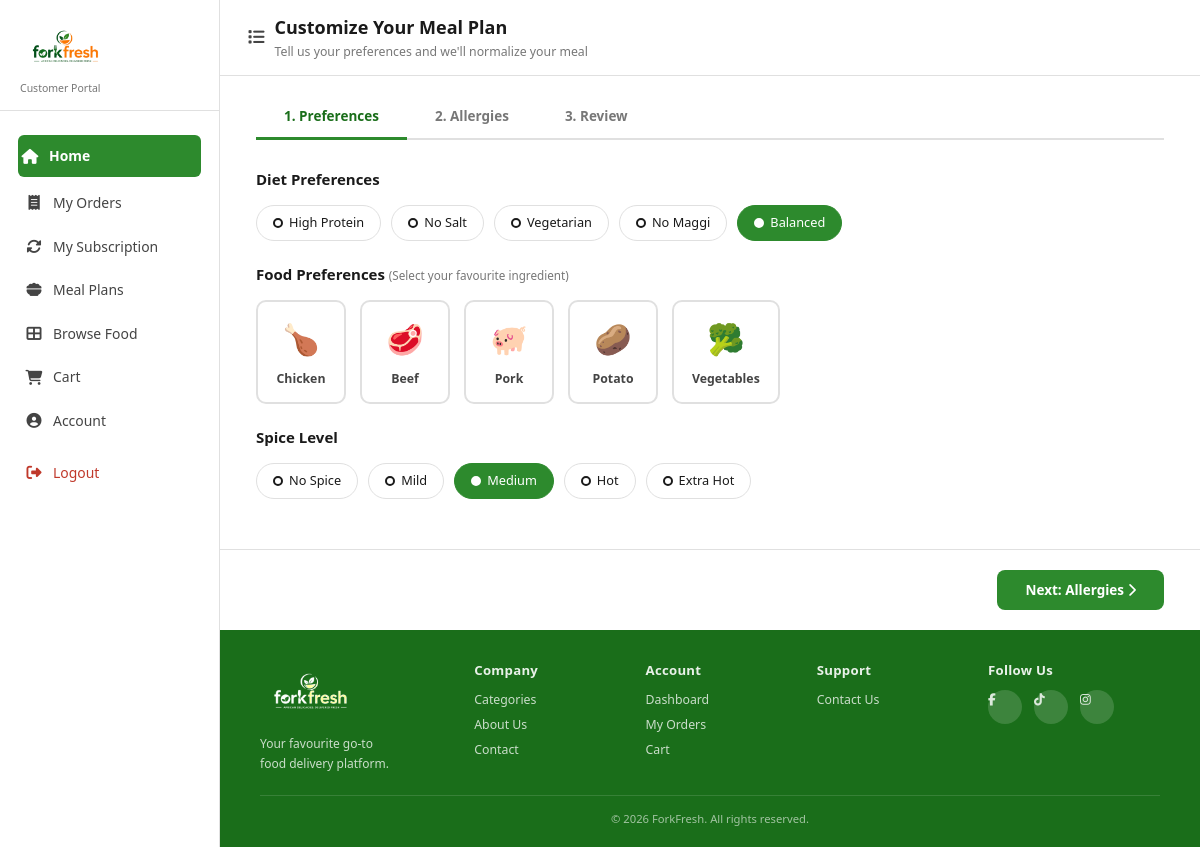
The app's page /customer/customize-meal-plan.php?mode=create (signed in) with its own data.
### tables this page shows
CREATE TABLE IF NOT EXISTS food_preference_items (
    id   INT UNSIGNED AUTO_INCREMENT PRIMARY KEY,
    name VARCHAR(100) NOT NULL UNIQUE
);

### config/db.php (called while the page is built, shortened)
<?php
function e(string $v): string
{
    return htmlspecialchars($v, ENT_QUOTES | ENT_SUBSTITUTE, 'UTF-8');
}
function h(string $v): string { return e($v); }

### customer/customize-meal-plan.php (the view, shortened to what this page needs)
<?php
require_once dirname(__DIR__) . '/config/db.php';
$pdo    = getDB();
$existing = null;
$foodItems = $pdo->query('SELECT * FROM food_preference_items ORDER BY id')->fetchAll();
$selectedFoods    = [];
$foodEmoji = [
    'Chicken'    => '🍗',
    'Beef'       => '🥩',
    'Pork'       => '🐖',
    'Potato'     => '🥔',
    'Vegetables' => '🥦',
];
?>
<!DOCTYPE html>
<html lang="en">
<head>
<link rel="stylesheet" href="assets/css/style.css">
<link rel="stylesheet" href="https://cdnjs.cloudflare.com/ajax/libs/font-awesome/6.5.0/css/all.min.css">
</head>
<body>
<div class="app-wrapper">
  <?php include 'partials/sidebar.php'; ?>
  <div class="main-content customize-page">
    <header class="topbar">
      <div class="topbar-left">
        <div style="display:flex;align-items:center;gap:10px;">
          <i class="fa fa-list" style="color:var(--text-mid);font-size:1.1rem;"></i>
          <div>
            <h1 style="font-size:1.2rem;font-weight:800;">Customize Your Meal Plan</h1>
            <p style="font-size:.82rem;color:var(--text-light);">
              Tell us your preferences and we'll normalize your meal
            </p>
          </div>
        </div>
      </div>
    </header>
    <div class="step-tabs" id="stepTabs">
      <div class="step-tab active" data-step="1">1. Preferences</div>
      <div class="step-tab"        data-step="2">2. Allergies</div>
      <div class="step-tab"        data-step="3">3. Review</div>
    </div>
    <form id="customizeForm" novalidate>
      <div class="step-panel active" id="step1">
        <p class="step-section-title">Diet Preferences</p>
        <div class="chip-group" data-group="single" id="dietGroup">
          <?php
          $diets = [
            'high_protein' => 'High Protein',
            'no_salt'      => 'No Salt',
            'vegetarian'   => 'Vegetarian',
            'no_maggi'     => 'No Maggi',
            'balanced'     => 'Balanced',
          ];
          foreach ($diets as $val => $label):
            $sel = ($existing && $existing['diet_preference'] === $val) ? 'selected' : '';
            $def = (!$existing && $val === 'balanced') ? 'selected' : '';
          ?>
          <label class="chip-label <?= $sel ?: $def ?>">
            <span class="chip-dot"></span>
            <?= h($label) ?>
          </label>
          <?php endforeach; ?>
        </div>
        <p class="step-section-title">
          Food Preferences
          <span style="font-size:.78rem;font-weight:400;color:var(--text-light);">
            (Select your favourite ingredient)
          </span>
        </p>
        <div class="food-pref-grid" data-group="multi" id="foodGroup">
          <?php foreach ($foodItems as $item):
            $isSel = in_array($item['id'], $selectedFoods) ? 'selected' : '';
            $emoji = $foodEmoji[$item['name']] ?? '🍽️';
          ?>
          <label class="food-card-label <?= $isSel ?>">
            <span class="food-emoji"><?= $emoji ?></span>
            <span><?= h($item['name']) ?></span>
          </label>
          <?php endforeach; ?>
        </div>
        <p class="step-section-title">Spice Level</p>
        <div class="chip-group" data-group="single" id="spiceGroup">
          <?php
          $spices = [
            'no_spice'  => 'No Spice',
            'mild'      => 'Mild',
            'medium'    => 'Medium',
            'hot'       => 'Hot',
            'extra_hot' => 'Extra Hot',
          ];
          foreach ($spices as $val => $label):
            $sel = ($existing && $existing['spice_level'] === $val) ? 'selected' : '';
            $def = (!$existing && $val === 'medium') ? 'selected' : '';
          ?>
          <label class="chip-label <?= $sel ?: $def ?>">
            <span class="chip-dot"></span>
            <?= h($label) ?>
          </label>
          <?php endforeach; ?>
        </div>
      </div>
    </form>
    <div class="step-nav" id="stepNav">
      <button type="button" class="btn-step-next" id="btnNext">
      </button>
    </div>
    <?php include 'partials/footer.php'; ?>
  </div>
</div>
</body>
</html>

### customer/assets/css/style.css (style rules this page uses)
:root { --green-dark: #1a6e1a; --green-main: #2d8a2d; --green-light: #4caf50; --green-bg: #f0f7f0; --orange: #e07820; --orange-hover: #c96a18; --white: #ffffff; --off-white: #f9f9f9; --border: #e0e0e0; --text-dark: #1a1a1a; --text-mid: #444444; --text-light: #777777; --shadow-sm: 0 1px 4px rgba(0,0,0,.08); --shadow-md: 0 4px 14px rgba(0,0,0,.12); --radius: 10px; --radius-lg: 16px; --sidebar-w: 220px; --transition: .22s ease; }
*, *::before, *::after { box-sizing: border-box; margin: 0; padding: 0; }
html { font-size: 15px; scroll-behavior: smooth; }
body { font-family: 'Segoe UI', Arial, sans-serif; background: #f4f4f4; color: var(--text-dark); line-height: 1.55; min-height: 100vh; }
button { cursor: pointer; font-family: inherit; }
.app-wrapper { display: flex; min-height: 100vh; }
.main-content { margin-left: var(--sidebar-w); flex: 1; display: flex; flex-direction: column; min-height: 100vh; }
.topbar { display: flex; align-items: center; justify-content: space-between; padding: 14px 28px; background: var(--white); border-bottom: 1px solid var(--border); position: sticky; top: 0; z-index: 100; }
.topbar-left { display: flex; align-items: center; gap: 12px; }
.customize-page { background: var(--white); }
.step-tabs { display: flex; gap: 0; margin: 20px 36px 0; border-bottom: 2px solid var(--border); }
.step-tab { padding: 10px 28px; font-size: .9rem; font-weight: 600; color: var(--text-light); border-bottom: 3px solid transparent; margin-bottom: -2px; cursor: default; user-select: none; transition: color var(--transition), border-color var(--transition); }
.step-tab.active { color: var(--green-dark); border-bottom-color: var(--green-main); }
.step-panel { display: none; padding: 28px 36px; }
.step-panel.active { display: block; }
.step-section-title { font-size: 1rem; font-weight: 700; margin-bottom: 14px; }
.chip-group { display: flex; flex-wrap: wrap; gap: 10px; margin-bottom: 22px; }
.chip-label { display: flex; align-items: center; gap: 6px; border: 1.5px solid var(--border); border-radius: 30px; padding: 7px 16px; font-size: .85rem; cursor: pointer; transition: border-color var(--transition), background var(--transition), color var(--transition); user-select: none; }
.chip-label.selected { border-color: var(--green-main); background: var(--green-main); color: #fff; }
.chip-label .chip-dot { width: 10px; height: 10px; border-radius: 50%; border: 2px solid currentColor; display: inline-block; }
.chip-label.selected .chip-dot { background: #fff; }
.food-pref-grid { display: flex; flex-wrap: wrap; gap: 14px; margin-bottom: 22px; }
.food-card-label { display: flex; flex-direction: column; align-items: center; gap: 6px; border: 2px solid var(--border); border-radius: var(--radius); padding: 14px 18px; cursor: pointer; min-width: 90px; text-align: center; transition: border-color var(--transition), background var(--transition); position: relative; user-select: none; }
.food-card-label .food-emoji { font-size: 2rem; }
.food-card-label span { font-size: .82rem; font-weight: 600; color: var(--text-mid); }
.step-nav { display: flex; justify-content: space-between; align-items: center; padding: 20px 36px; border-top: 1px solid var(--border); background: var(--white); position: sticky; bottom: 0; }
.btn-step-next { background: var(--green-main); color: #fff; border: none; border-radius: 8px; padding: 11px 28px; font-size: .9rem; font-weight: 700; transition: background var(--transition); }

### records on screen
food_preference_items: name "🍗", name "Chicken"
food_preference_items: name "🥩", name "Beef"
food_preference_items: name "🐖", name "Pork"
food_preference_items: name "🥔", name "Potato"
food_preference_items: name "🥦", name "Vegetables"

### other values on screen
$label "High Protein"
$label "No Salt"
$label "Vegetarian"
$label "No Maggi"
$label "Balanced"
$label "No Spice"
$label "Mild"
$label "Medium"
$label "Hot"
$label "Extra Hot"
